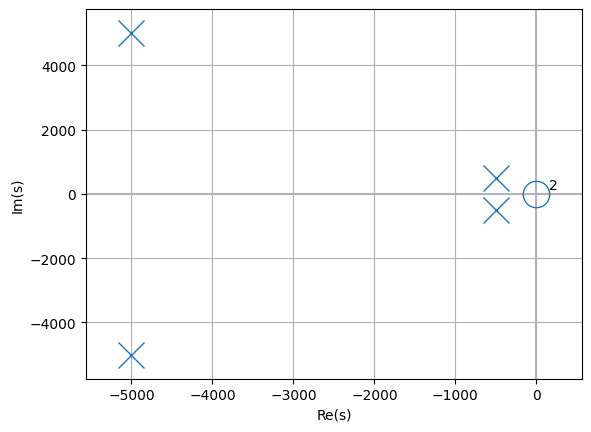

Generate this figure with Python:
from matplotlib.pyplot import savefig
from lcapy import s

r1 = 500
i1 = 500

r2 = 5000
i2 = 5000

p1 = r1 + 1j * i1
p1c = r1 - 1j * i1

p2 = r2 + 1j * i2
p2c = r2 - 1j * i2

H = s**2 / (s + p1) / (s + p1c) / (s + p2) / (s + p2c)

H.plot()
savefig(__file__.replace('.py', '.png'), bbox_inches='tight')
